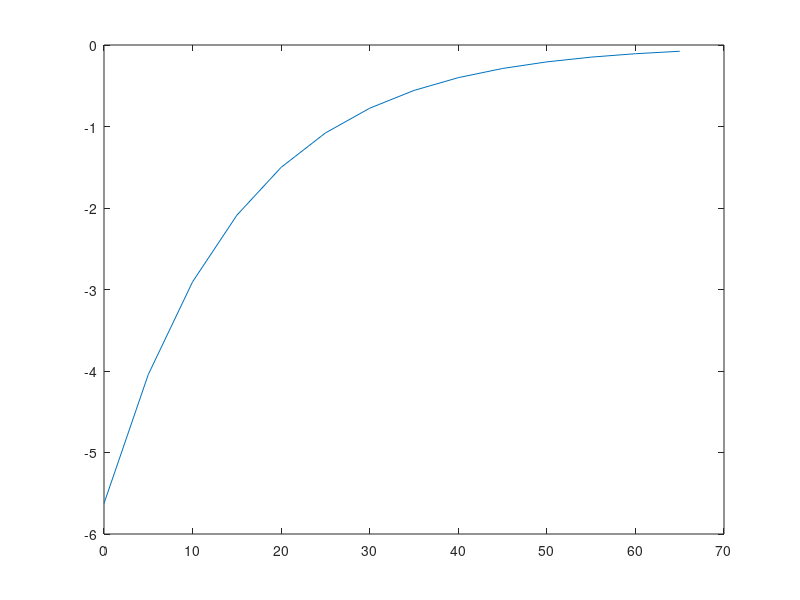
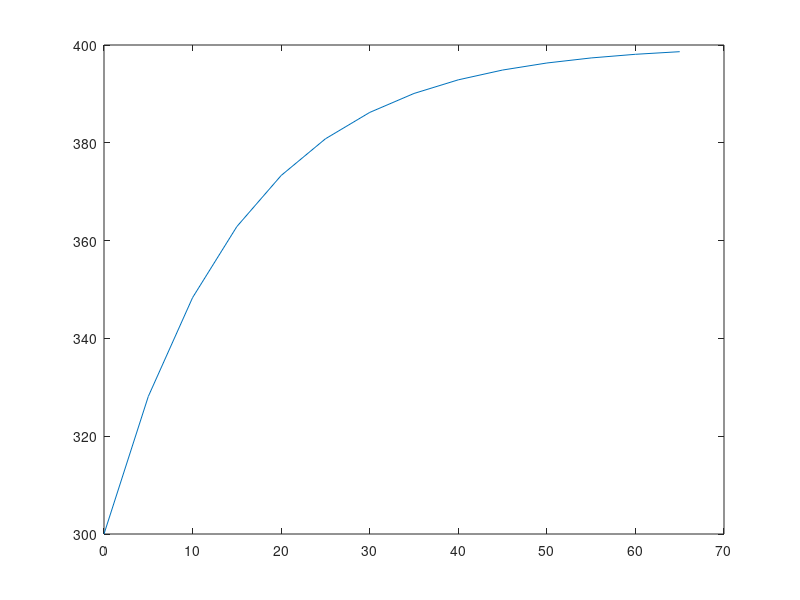

The MATLAB source for these figures, in order:
f=@(T) 0.05625*(400-T);%function for rate of temperature change

h=5;%step size
n=60/h;%for t=1 minutes we have to calculate
t0=0;%initial time
F=zeros(n,1);%coloumn matrix that stores rate of temperature decrease at t(i)
time=zeros(n,1);
T=zeros(n,1);
time(1)=t0;T(1)=300;F(1)=-5.625;
%code for explicit euler
for i=1:n+1
    time(i+1)=t0+i*h;
    T(i+1)=T(i)+h*f(T(i));
    F(i+1)=-f(T(i+1));
end
figure(1)%plot for rate of temperatue decrease v/s time
plot(time,F)
hold on
figure(2)%plot of temperature of ball v/s time
plot(time,T)

hc=15;%point upto which euler explicit method is stable.
